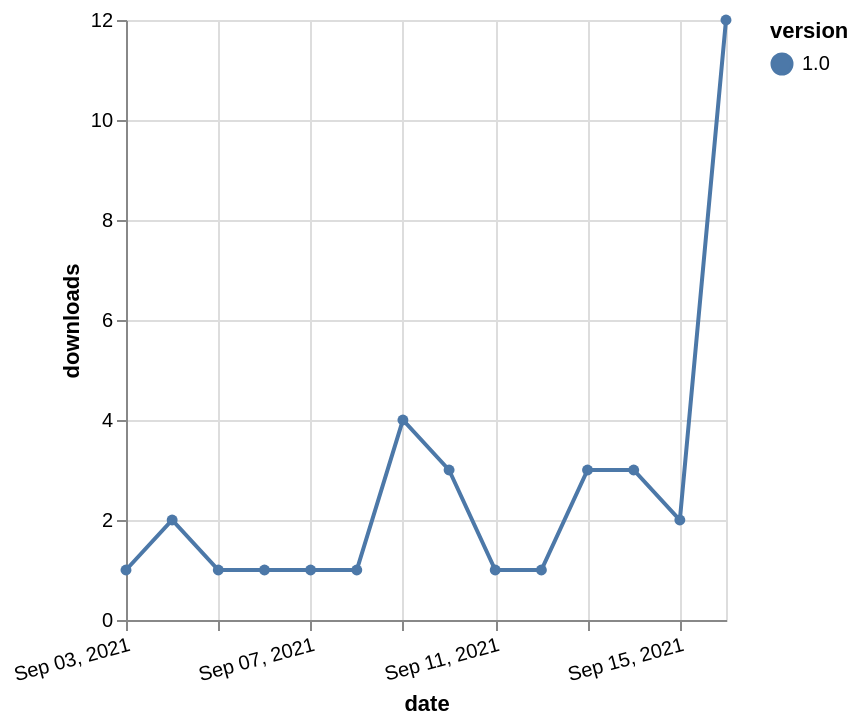

Write a Vega-Lite specification for this figure.
### Vega-Lite specification from a JSON file in a GitHub repository (floating-point values rounded to 4 significant figures)
{"$schema": "https://vega.github.io/schema/vega-lite/v5.json", "description": "A simple bar chart with embedded data.", "data": {"values": [{"date": "2021-09-03", "total": 178, "delta": 1, "version": "1.0"}, {"date": "2021-09-04", "total": 180, "delta": 2, "version": "1.0"}, {"date": "2021-09-05", "total": 181, "delta": 1, "version": "1.0"}, {"date": "2021-09-06", "total": 182, "delta": 1, "version": "1.0"}, {"date": "2021-09-07", "total": 183, "delta": 1, "version": "1.0"}, {"date": "2021-09-08", "total": 184, "delta": 1, "version": "1.0"}, {"date": "2021-09-09", "total": 188, "delta": 4, "version": "1.0"}, {"date": "2021-09-10", "total": 191, "delta": 3, "version": "1.0"}, {"date": "2021-09-11", "total": 192, "delta": 1, "version": "1.0"}, {"date": "2021-09-12", "total": 193, "delta": 1, "version": "1.0"}, {"date": "2021-09-13", "total": 196, "delta": 3, "version": "1.0"}, {"date": "2021-09-14", "total": 199, "delta": 3, "version": "1.0"}, {"date": "2021-09-15", "total": 201, "delta": 2, "version": "1.0"}, {"date": "2021-09-16", "total": 213, "delta": 12, "version": "1.0"}]}, "width": "container", "mark": {"type": "line", "point": {"filled": true}}, "encoding": {"x": {"field": "date", "type": "temporal", "timeUnit": "yearmonthdate", "title": "date", "axis": {"labelAngle": -15}}, "y": {"field": "delta", "type": "quantitative", "title": "downloads"}, "color": {"field": "version", "type": "nominal"}, "tooltip": {"field": "delta"}}}
